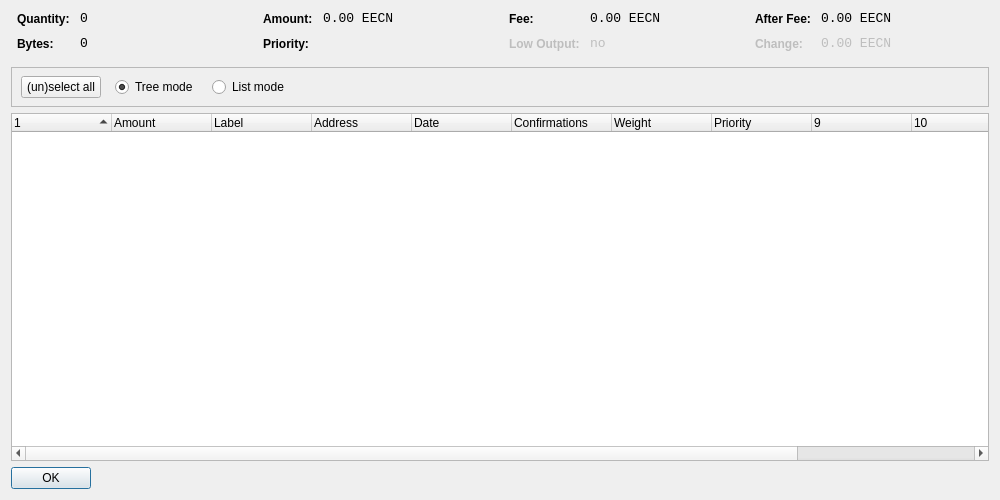
<?xml version="1.0" encoding="UTF-8"?>
<ui version="4.0">
 <class>CoinControlDialog</class>
 <widget class="QWidget" name="CoinControlDialog">
  <property name="geometry">
   <rect>
    <x>0</x>
    <y>0</y>
    <width>1000</width>
    <height>500</height>
   </rect>
  </property>
  <property name="windowTitle">
   <string>Coin Control</string>
  </property>
  <layout class="QVBoxLayout" name="verticalLayout">
   <item>
    <layout class="QHBoxLayout" name="horizontalLayoutTop" stretch="0,0,0,0">
     <property name="topMargin">
      <number>0</number>
     </property>
     <property name="bottomMargin">
      <number>10</number>
     </property>
     <item>
      <layout class="QFormLayout" name="formLayoutCoinControl1">
       <property name="horizontalSpacing">
        <number>10</number>
       </property>
       <property name="verticalSpacing">
        <number>10</number>
       </property>
       <property name="leftMargin">
        <number>6</number>
       </property>
       <property name="rightMargin">
        <number>6</number>
       </property>
       <item row="0" column="0">
        <widget class="QLabel" name="labelCoinControlQuantityText">
         <property name="styleSheet">
          <string notr="true">font-weight:bold;</string>
         </property>
         <property name="text">
          <string>Quantity:</string>
         </property>
        </widget>
       </item>
       <item row="0" column="1">
        <widget class="QLabel" name="labelCoinControlQuantity">
         <property name="font">
          <font>
           <family>Monospace</family>
           <pointsize>10</pointsize>
          </font>
         </property>
         <property name="cursor">
          <cursorShape>IBeamCursor</cursorShape>
         </property>
         <property name="contextMenuPolicy">
          <enum>Qt::ActionsContextMenu</enum>
         </property>
         <property name="text">
          <string notr="true">0</string>
         </property>
         <property name="textInteractionFlags">
          <set>Qt::LinksAccessibleByMouse|Qt::TextSelectableByKeyboard|Qt::TextSelectableByMouse</set>
         </property>
        </widget>
       </item>
       <item row="1" column="0">
        <widget class="QLabel" name="labelCoinControlBytesText">
         <property name="styleSheet">
          <string notr="true">font-weight:bold;</string>
         </property>
         <property name="text">
          <string>Bytes:</string>
         </property>
        </widget>
       </item>
       <item row="1" column="1">
        <widget class="QLabel" name="labelCoinControlBytes">
         <property name="font">
          <font>
           <family>Monospace</family>
           <pointsize>10</pointsize>
          </font>
         </property>
         <property name="cursor">
          <cursorShape>IBeamCursor</cursorShape>
         </property>
         <property name="contextMenuPolicy">
          <enum>Qt::ActionsContextMenu</enum>
         </property>
         <property name="text">
          <string notr="true">0</string>
         </property>
         <property name="textInteractionFlags">
          <set>Qt::LinksAccessibleByMouse|Qt::TextSelectableByKeyboard|Qt::TextSelectableByMouse</set>
         </property>
        </widget>
       </item>
      </layout>
     </item>
     <item>
      <layout class="QFormLayout" name="formLayoutCoinControl2">
       <property name="horizontalSpacing">
        <number>10</number>
       </property>
       <property name="verticalSpacing">
        <number>10</number>
       </property>
       <property name="leftMargin">
        <number>6</number>
       </property>
       <property name="rightMargin">
        <number>6</number>
       </property>
       <item row="0" column="0">
        <widget class="QLabel" name="labelCoinControlAmountText">
         <property name="styleSheet">
          <string notr="true">font-weight:bold;</string>
         </property>
         <property name="text">
          <string>Amount:</string>
         </property>
        </widget>
       </item>
       <item row="0" column="1">
        <widget class="QLabel" name="labelCoinControlAmount">
         <property name="font">
          <font>
           <family>Monospace</family>
           <pointsize>10</pointsize>
          </font>
         </property>
         <property name="cursor">
          <cursorShape>IBeamCursor</cursorShape>
         </property>
         <property name="contextMenuPolicy">
          <enum>Qt::ActionsContextMenu</enum>
         </property>
         <property name="text">
          <string notr="true">0.00 EECN</string>
         </property>
         <property name="textInteractionFlags">
          <set>Qt::LinksAccessibleByMouse|Qt::TextSelectableByKeyboard|Qt::TextSelectableByMouse</set>
         </property>
        </widget>
       </item>
       <item row="1" column="0">
        <widget class="QLabel" name="labelCoinControlPriorityText">
         <property name="styleSheet">
          <string notr="true">font-weight:bold;</string>
         </property>
         <property name="text">
          <string>Priority:</string>
         </property>
        </widget>
       </item>
       <item row="1" column="1">
        <widget class="QLabel" name="labelCoinControlPriority">
         <property name="font">
          <font>
           <family>Monospace</family>
           <pointsize>10</pointsize>
          </font>
         </property>
         <property name="cursor">
          <cursorShape>IBeamCursor</cursorShape>
         </property>
         <property name="contextMenuPolicy">
          <enum>Qt::ActionsContextMenu</enum>
         </property>
         <property name="text">
          <string/>
         </property>
         <property name="textInteractionFlags">
          <set>Qt::LinksAccessibleByMouse|Qt::TextSelectableByKeyboard|Qt::TextSelectableByMouse</set>
         </property>
        </widget>
       </item>
      </layout>
     </item>
     <item>
      <layout class="QFormLayout" name="formLayoutCoinControl3">
       <property name="horizontalSpacing">
        <number>10</number>
       </property>
       <property name="verticalSpacing">
        <number>10</number>
       </property>
       <property name="leftMargin">
        <number>6</number>
       </property>
       <property name="rightMargin">
        <number>6</number>
       </property>
       <item row="0" column="0">
        <widget class="QLabel" name="labelCoinControlFeeText">
         <property name="styleSheet">
          <string notr="true">font-weight:bold;</string>
         </property>
         <property name="text">
          <string>Fee:</string>
         </property>
        </widget>
       </item>
       <item row="0" column="1">
        <widget class="QLabel" name="labelCoinControlFee">
         <property name="font">
          <font>
           <family>Monospace</family>
           <pointsize>10</pointsize>
          </font>
         </property>
         <property name="cursor">
          <cursorShape>IBeamCursor</cursorShape>
         </property>
         <property name="contextMenuPolicy">
          <enum>Qt::ActionsContextMenu</enum>
         </property>
         <property name="text">
          <string notr="true">0.00 EECN</string>
         </property>
         <property name="textInteractionFlags">
          <set>Qt::LinksAccessibleByMouse|Qt::TextSelectableByKeyboard|Qt::TextSelectableByMouse</set>
         </property>
        </widget>
       </item>
       <item row="1" column="0">
        <widget class="QLabel" name="labelCoinControlLowOutputText">
         <property name="enabled">
          <bool>false</bool>
         </property>
         <property name="styleSheet">
          <string notr="true">font-weight:bold;</string>
         </property>
         <property name="text">
          <string>Low Output:</string>
         </property>
        </widget>
       </item>
       <item row="1" column="1">
        <widget class="QLabel" name="labelCoinControlLowOutput">
         <property name="enabled">
          <bool>false</bool>
         </property>
         <property name="font">
          <font>
           <family>Monospace</family>
           <pointsize>10</pointsize>
          </font>
         </property>
         <property name="cursor">
          <cursorShape>IBeamCursor</cursorShape>
         </property>
         <property name="contextMenuPolicy">
          <enum>Qt::ActionsContextMenu</enum>
         </property>
         <property name="text">
          <string>no</string>
         </property>
         <property name="textInteractionFlags">
          <set>Qt::LinksAccessibleByMouse|Qt::TextSelectableByKeyboard|Qt::TextSelectableByMouse</set>
         </property>
        </widget>
       </item>
      </layout>
     </item>
     <item>
      <layout class="QFormLayout" name="formLayoutCoinControl4">
       <property name="horizontalSpacing">
        <number>10</number>
       </property>
       <property name="verticalSpacing">
        <number>10</number>
       </property>
       <property name="leftMargin">
        <number>6</number>
       </property>
       <property name="rightMargin">
        <number>6</number>
       </property>
       <item row="0" column="0">
        <widget class="QLabel" name="labelCoinControlAfterFeeText">
         <property name="styleSheet">
          <string notr="true">font-weight:bold;</string>
         </property>
         <property name="text">
          <string>After Fee:</string>
         </property>
        </widget>
       </item>
       <item row="0" column="1">
        <widget class="QLabel" name="labelCoinControlAfterFee">
         <property name="font">
          <font>
           <family>Monospace</family>
           <pointsize>10</pointsize>
          </font>
         </property>
         <property name="cursor">
          <cursorShape>IBeamCursor</cursorShape>
         </property>
         <property name="contextMenuPolicy">
          <enum>Qt::ActionsContextMenu</enum>
         </property>
         <property name="text">
          <string notr="true">0.00 EECN</string>
         </property>
         <property name="textInteractionFlags">
          <set>Qt::LinksAccessibleByMouse|Qt::TextSelectableByKeyboard|Qt::TextSelectableByMouse</set>
         </property>
        </widget>
       </item>
       <item row="1" column="0">
        <widget class="QLabel" name="labelCoinControlChangeText">
         <property name="enabled">
          <bool>false</bool>
         </property>
         <property name="styleSheet">
          <string notr="true">font-weight:bold;</string>
         </property>
         <property name="text">
          <string>Change:</string>
         </property>
        </widget>
       </item>
       <item row="1" column="1">
        <widget class="QLabel" name="labelCoinControlChange">
         <property name="enabled">
          <bool>false</bool>
         </property>
         <property name="font">
          <font>
           <family>Monospace</family>
           <pointsize>10</pointsize>
          </font>
         </property>
         <property name="cursor">
          <cursorShape>IBeamCursor</cursorShape>
         </property>
         <property name="contextMenuPolicy">
          <enum>Qt::ActionsContextMenu</enum>
         </property>
         <property name="text">
          <string notr="true">0.00 EECN</string>
         </property>
         <property name="textInteractionFlags">
          <set>Qt::LinksAccessibleByMouse|Qt::TextSelectableByKeyboard|Qt::TextSelectableByMouse</set>
         </property>
        </widget>
       </item>
      </layout>
     </item>
    </layout>
   </item>
   <item>
    <widget class="QFrame" name="frame">
     <property name="minimumSize">
      <size>
       <width>0</width>
       <height>40</height>
      </size>
     </property>
     <property name="frameShape">
      <enum>QFrame::StyledPanel</enum>
     </property>
     <property name="frameShadow">
      <enum>QFrame::Sunken</enum>
     </property>
     <widget class="QWidget" name="horizontalLayoutWidget">
      <property name="geometry">
       <rect>
        <x>10</x>
        <y>0</y>
        <width>781</width>
        <height>41</height>
       </rect>
      </property>
      <layout class="QHBoxLayout" name="horizontalLayoutPanel" stretch="0,0,0,0">
       <property name="spacing">
        <number>14</number>
       </property>
       <item>
        <widget class="QPushButton" name="pushButtonSelectAll">
         <property name="sizePolicy">
          <sizepolicy hsizetype="Maximum" vsizetype="Fixed">
           <horstretch>0</horstretch>
           <verstretch>0</verstretch>
          </sizepolicy>
         </property>
         <property name="text">
          <string>(un)select all</string>
         </property>
        </widget>
       </item>
       <item>
        <widget class="QRadioButton" name="radioTreeMode">
         <property name="sizePolicy">
          <sizepolicy hsizetype="Maximum" vsizetype="Fixed">
           <horstretch>0</horstretch>
           <verstretch>0</verstretch>
          </sizepolicy>
         </property>
         <property name="text">
          <string>Tree mode</string>
         </property>
         <property name="checked">
          <bool>true</bool>
         </property>
        </widget>
       </item>
       <item>
        <widget class="QRadioButton" name="radioListMode">
         <property name="sizePolicy">
          <sizepolicy hsizetype="Maximum" vsizetype="Fixed">
           <horstretch>0</horstretch>
           <verstretch>0</verstretch>
          </sizepolicy>
         </property>
         <property name="text">
          <string>List mode</string>
         </property>
        </widget>
       </item>
       <item>
        <spacer name="horizontalSpacer">
         <property name="orientation">
          <enum>Qt::Horizontal</enum>
         </property>
         <property name="sizeHint" stdset="0">
          <size>
           <width>40</width>
           <height>20</height>
          </size>
         </property>
        </spacer>
       </item>
      </layout>
     </widget>
    </widget>
   </item>
   <item>
    <widget class="CoinControlTreeWidget" name="treeWidget">
     <property name="contextMenuPolicy">
      <enum>Qt::CustomContextMenu</enum>
     </property>
     <property name="sortingEnabled">
      <bool>false</bool>
     </property>
     <property name="columnCount">
      <number>12</number>
     </property>
     <attribute name="headerShowSortIndicator" stdset="0">
      <bool>true</bool>
     </attribute>
     <attribute name="headerStretchLastSection">
      <bool>false</bool>
     </attribute>
     <column>
      <property name="text">
       <string/>
      </property>
     </column>
     <column>
      <property name="text">
       <string>Amount</string>
      </property>
     </column>
     <column>
      <property name="text">
       <string>Label</string>
      </property>
     </column>
     <column>
      <property name="text">
       <string>Address</string>
      </property>
     </column>
     <column>
      <property name="text">
       <string>Date</string>
      </property>
     </column>
     <column>
      <property name="text">
       <string>Confirmations</string>
      </property>
      <property name="toolTip">
       <string>Confirmed</string>
      </property>
     </column>
     <column>
      <property name="text">
       <string>Weight</string>
      </property>
     </column>
     <column>
      <property name="text">
       <string>Priority</string>
      </property>
     </column>
     <column>
      <property name="text">
       <string/>
      </property>
     </column>
     <column>
      <property name="text">
       <string/>
      </property>
     </column>
     <column>
      <property name="text">
       <string/>
      </property>
     </column>
     <column>
      <property name="text">
       <string/>
      </property>
     </column>
    </widget>
   </item>
   <item>
    <widget class="QDialogButtonBox" name="buttonBox">
     <property name="sizePolicy">
      <sizepolicy hsizetype="Maximum" vsizetype="Fixed">
       <horstretch>0</horstretch>
       <verstretch>0</verstretch>
      </sizepolicy>
     </property>
     <property name="orientation">
      <enum>Qt::Horizontal</enum>
     </property>
     <property name="standardButtons">
      <set>QDialogButtonBox::Ok</set>
     </property>
    </widget>
   </item>
  </layout>
 </widget>
 <customwidgets>
  <customwidget>
   <class>CoinControlTreeWidget</class>
   <extends>QTreeWidget</extends>
   <header>coincontroltreewidget.h</header>
  </customwidget>
 </customwidgets>
 <resources/>
 <connections/>
</ui>
